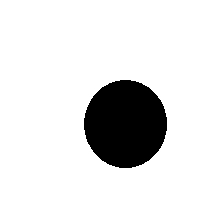
#> input picture rough/Pictures/circle.png, 200 x 200 px
$ jupyter execute --allow-errors Images.ipynb   (Python 2 division)
#> lines starting #> are read from the running program, lines starting #| are printed output that depends on the picture; after the words box and inside, x2 and y2 are one past the last pixel; in counts of white or black regions, pixels touching at a corner belong together
# Notes on the Images

## SVD one image and then reload it

Load the image into a matrix

[cell 1]
import numpy
import matplotlib.pyplot as plt
import scipy
import Image
#from scipy import misc
#from PIL import Image

img = Image.open('Pictures/circle.png')
#> img is the input picture: PIL image 200x200 RGB; 85.7% white; 1 black region, box (x1, y1, x2, y2) and area: (84, 80, 167, 168) 5716
img = img.convert('LA')
#> img: PIL image 200x200 LA
imgArray = numpy.array(list(img.getdata(band=0)),float)
imgArray.shape = (img.size[1],img.size[0])

imgmat = numpy.matrix(imgArray)

plt.imshow(imgmat, cmap='gray')
plt.show()

Now we can SVD it and load it again

[cell 2]
U, sigma, V = numpy.linalg.svd(imgmat)
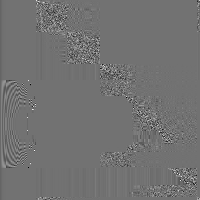
#> U: shape (200, 200) float64; min -0.72, max 0.887, mean -0.0003; drawn with min black and max white
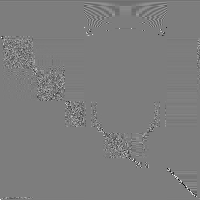
#> V: shape (200, 200) float64; min -0.966, max 0.996, mean -0.000416; drawn with min black and max white
#> sigma = 200 values, max 45170.8 at index 0, min 6.28e-13 at index 199, mean 399.9

s = numpy.zeros(U.shape,dtype=float)
s[:len(sigma),:len(sigma)] = numpy.diag(sigma)
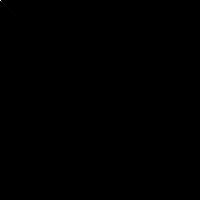
#> s: shape (200, 200) float64; min 0, max 45170.8, mean 2; drawn with min black and max white
X = numpy.dot(U,numpy.dot(s,V))

plt.imshow(X,cmap='gray')
plt.show()

## SVD two images and recover them

Here we make matrices out of 2 images

[cell 3]
import numpy
import matplotlib.pyplot as plt
try:
    from PIL import Image
except ImportError:
    import Image


#size determines standardized size of images used, SVD needs image dimensions to match.
#Also, we ran into MemoryError when size > 80 (images are size x size), need to find fix.
size = 100

#Initialize images
#> (the rest of this cell did not finish here and is left out)

One way to do SVD on images is to flatten the images and run SVD as usual.

#> (a cell that did not finish here is left out)

Now we can recover the images from their SVD, but we have to unflatten them.

[cell 5]
#Recover combined from SVD
#s is sigma embedded in an m x n matrix.
s = numpy.zeros((U.shape[0],2),dtype=float)
#> s = 200 pairs, first value 0 to 0, second value 0 to 0
#> (the rest of this cell did not finish here and is left out)

Can we SVD images without flattening them?

#> (a cell that did not finish here is left out)

We don't know how to do tensor product, come back to this later.

[cell 7]
s = numpy.zeros(U.shape,dtype=float)
#> (the rest of this cell did not finish here and is left out)

# Going to try with sparsesvd

[cell 8]
import numpy, scipy.sparse
from sparsesvd import sparsesvd
mat = numpy.random.rand(200, 100) # create a random matrix
smat = scipy.sparse.csc_matrix(mat) # convert to sparse CSC format
#> (the rest of this cell did not finish here and is left out)

Sparse works. Going to rebuild the whole thing.

[cell 9]
import numpy
import matplotlib.pyplot as plt
try:
    from PIL import Image
except ImportError:
    import Image

import scipy.sparse
from sparsesvd import sparsesvd
#size determines standardized size of images used, SVD needs image dimensions to match.
#Also, we ran into MemoryError when size > 80 (images are size x size), need to find fix.
size = 200

#Initialize images
#> (the rest of this cell did not finish here and is left out)

At least they are the same shape.
The dimensions of the picture can be much larger, and we can choose the # of factors

#> (a cell that did not finish here is left out)

Good!

#> (a cell that did not finish here is left out)

# All the Files in a directory

[cell 12]
import os
import numpy
import matplotlib.pyplot as plt
try:
    from PIL import Image
except ImportError:
    import Image

import scipy.sparse
from sparsesvd import sparsesvd

combined = []
#> combined = []
size = 512

for f in os.listdir('Pictures/'):
    if f.endswith('.png'):
        img = Image.open(os.path.join('Pictures', f))

       # print(f)
        img = img.convert('LA').resize((size,size), Image.NEAREST)

        imgArray = numpy.array(list(img.getdata(band=0)),float)
        img.close()
        imgArray.shape = (img.size[1],img.size[0])
        imgMat = numpy.matrix(imgArray)

        flattened = numpy.array(imgMat.flatten('F'))[0]
        combined.append(flattened)

#> (the rest of this cell did not finish here and is left out)

# Try now with MNIST

[cell 13]
import cPickle, gzip, numpy

# Load the dataset
#> (the rest of this cell did not finish here and is left out)

# Shifting and scaling flattened images

[cell 14]
import numpy
import matplotlib.pyplot as plt
try:
    from PIL import Image
except ImportError:
    import Image

size = 50

#Initialize circle
imgCircle = Image.open('Pictures/circle.png')

#Resize circle
imgCircle = imgCircle.convert('LA').resize((size,size), Image.NEAREST)

imgCircleArray = numpy.array(list(imgCircle.getdata(band=0)),float)
#> imgCircleArray = 2500 values, max 255 at index 0, min 0 at index 1028, mean 218.2
imgCircleArray.shape = (imgCircle.size[1],imgCircle.size[0])
imgCircleMat = numpy.matrix(imgCircleArray)
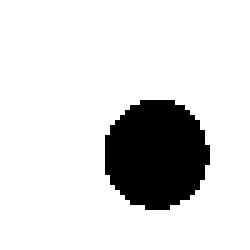
#> imgCircleMat: shape (50, 50) float64 (shown 5 times larger); 85.6% white; 1 black region, box (x1, y1, x2, y2) and area: (21, 20, 42, 42) 361

#Flatten circle
flattenedCircle = numpy.array(imgCircleMat.flatten('F'))[0]
#> flattenedCircle = 2500 values, max 255 at index 0, min 0 at index 1077, mean 218.2

plt.imshow(imgCircleMat, cmap='gray')
plt.show()

[cell 15]
def shiftFlattened(flattened, size, xvalue, yvalue):
    """Shift flattened image pixels down by xvalue and horizontally by yvalue. Assumes image is square."""
#> called with flattened = array of shape (2500,), size = 50, xvalue = 25, yvalue = 25

    #down shifter
    flattened = 255*numpy.ones((size**2))-flattened
#> flattened = 2500 values, max 255 at index 1077, min 0 at index 0, mean 36.82
    ds = numpy.zeros((size**2, size**2))
    for j in range(size**2)[:-1]:
        if(j+1) % size:
            ds[j+1][j] = 1
    #this might assume that xvalue is int
    #rs = numpy.linalg.matrix_power(rs, xvalue)
    #above is extremely memory intense
    #below is definitely assuming xvalue is an int

    #x shifter
    ls = numpy.zeros((size**2, size**2))
    for i in range(size**2)[:-size]:
        ls[i][i+size]=1

    if xvalue>0:
        for i in range(xvalue):
            flattened = numpy.dot(ds, flattened)
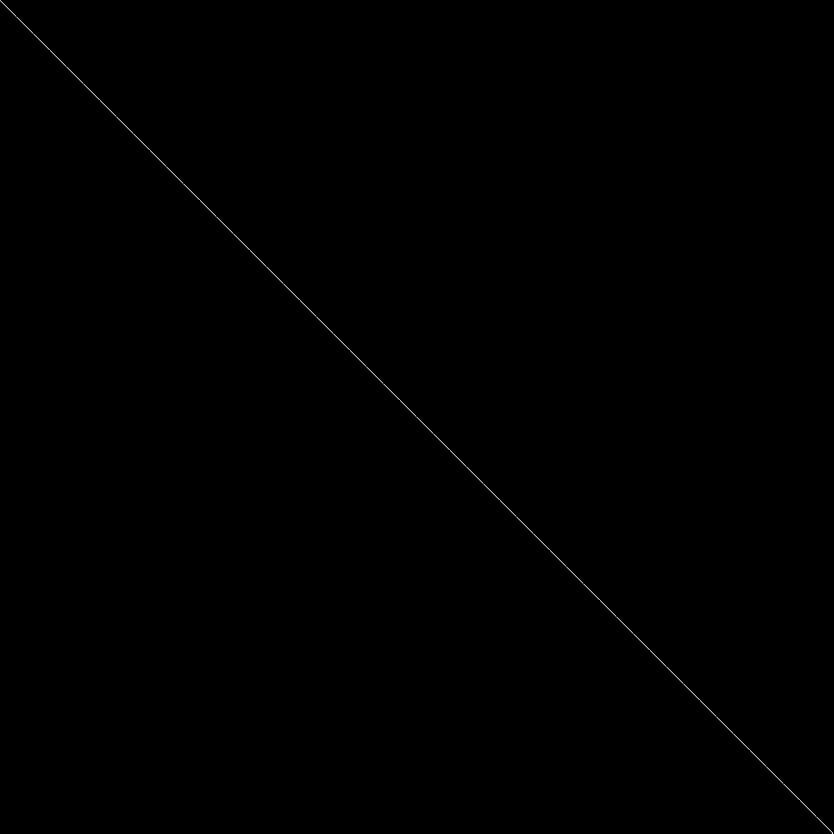
#> ds: shape (2500, 2500) float64 (shown at 1/3 size); values 0 (black) and 1 (white), 0.04% white in thin lines or dots
#> after the loop, flattened = 2500 values, max 255 at index 1199, min 0 at index 0, mean 6.43
    if xvalue<0:
        for i in range(xvalue):
            flattened = numpy.dot(flattened, ds)
    if yvalue>0:
        for i in range(yvalue):
            flattened = numpy.dot(ls, flattened)
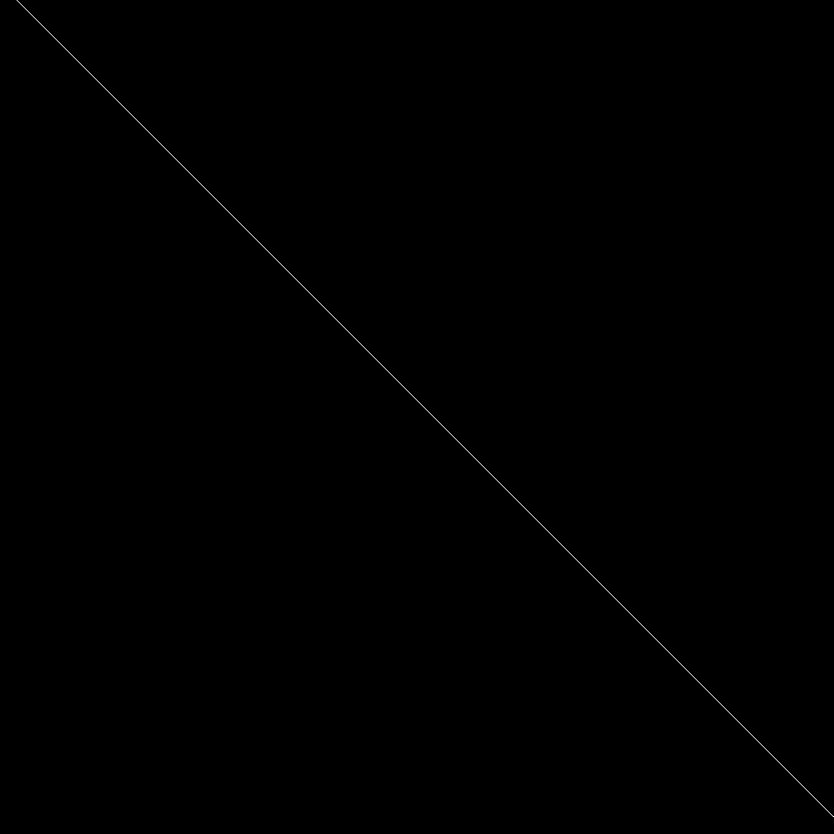
#> ls: shape (2500, 2500) float64 (shown at 1/3 size); values 0 (black) and 1 (white), 0.04% white in thin lines or dots
#> after the loop, flattened = 2500 values, max 255 at index 47, min 0 at index 0, mean 6.12
    if yvalue<0:
        for i in range(yvalue):
            flattened = numpy.dot(flattened, ls)

    return 255*numpy.ones((size**2))-flattened

shifted = shiftFlattened(flattenedCircle, size, 25, 25)
#> shifted = 2500 values, max 255 at index 0, min 0 at index 47, mean 248.9
shiftedReshaped = numpy.reshape(shifted, (size, size), 'F')
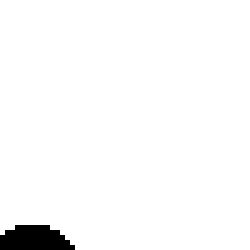
#> shiftedReshaped: shape (50, 50) float64 (shown 5 times larger); 97.6% white; 1 black region, box (x1, y1, x2, y2) and area: (0, 45, 15, 50) 60

plt.imshow(shiftedReshaped, cmap='gray')
plt.show()
